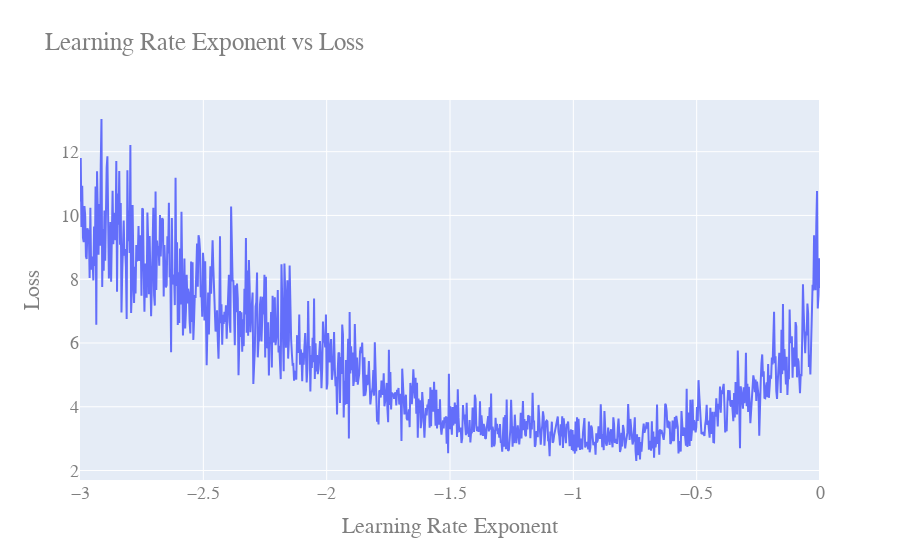

Source (notebook cell):
### Code cell
#Plot learning rate vs loss
fig = go.Figure()
fig.add_trace(go.Scatter(x=lre_i, y=loss_i))
fig.update_layout(
    title="Learning Rate Exponent vs Loss",
    xaxis_title="Learning Rate Exponent",
    yaxis_title="Loss",
    font=dict(
        family="Courier New, monospace",
        size=18,
        color="#7f7f7f"
    )
)
fig.show()

### Figure 1 — Plotly figure (JSON) as saved in the notebook; plotly's stock layout.template omitted (floating-point values rounded to 4 significant figures; data arrays with more than 128 entries replaced by an {"elided": "..."} marker saying what was removed)
{"data": [{"type": "scatter", "x": {"elided": "1000 float values"}, "y": {"elided": "1000 float values"}}], "layout": {"font": {"color": "#7f7f7f", "family": "Courier New, monospace", "size": 18}, "title": {"text": "Learning Rate Exponent vs Loss"}, "xaxis": {"title": {"text": "Learning Rate Exponent"}}, "yaxis": {"title": {"text": "Loss"}}}}
